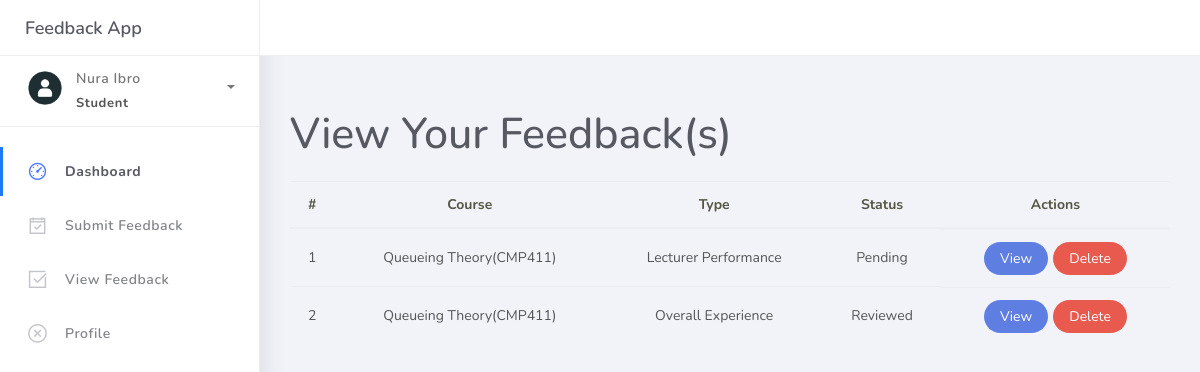
Screenshot of /Student/view-feedback.php (signed in) with the database file from the repository.
### tables this page shows
CREATE TABLE `student` (
  `student_id` int(255) NOT NULL,
  `fullname` varchar(255) NOT NULL,
  `matricno` varchar(255) NOT NULL,
  `faculty` varchar(255) NOT NULL,
  `department` varchar(255) NOT NULL,
  `level` varchar(255) NOT NULL,
  `password` varchar(255) NOT NULL,
  `date_sent` timestamp NOT NULL DEFAULT current_timestamp() ON UPDATE current_timestamp()
);

CREATE TABLE `feedback` (
  `feedback_id` int(255) NOT NULL,
  `student_id` int(255) DEFAULT NULL,
  `lecturer_id` int(255) DEFAULT NULL,
  `feedback_type` varchar(255) NOT NULL,
  `message` varchar(255) NOT NULL,
  `status` varchar(255) DEFAULT 'Pending',
  `date_sent` timestamp NOT NULL DEFAULT current_timestamp()
);

CREATE TABLE `lecturer` (
  `lecturer_id` int(255) NOT NULL,
  `fullname` varchar(255) NOT NULL,
  `faculty` varchar(255) NOT NULL,
  `department` varchar(255) NOT NULL,
  `level` varchar(255) NOT NULL,
  `course_code` varchar(255) NOT NULL,
  `course_title` varchar(255) NOT NULL,
  `date_sent` timestamp NOT NULL DEFAULT current_timestamp() ON UPDATE current_timestamp()
);

### Student/view-feedback.php (the view, shortened to what this page needs)
<?php
include_once "../includes/connect.php";
if (!isset($_SESSION["student_id"])) {
	header("location:../login.php");
} else {
	$user_id = $_SESSION["student_id"];
	$select_user_details = mysqli_query($connect, "SELECT * FROM `student` WHERE student_id = $user_id");
	$fetch_user_details = mysqli_fetch_assoc($select_user_details);
	$fullname = $fetch_user_details["fullname"];
}
?>
<!DOCTYPE html>
<html>
<head>
	<link rel="stylesheet" href="../assets/css/bootstrap.min.css">
	<link rel="stylesheet" href="../assets/css/ready.css">
	<link rel="stylesheet" href="../assets/css/demo.css">
</head>
<body>
	<div class="wrapper">
		<div class="main-header">
			<div class="logo-header">
				<a href="index.html" class="logo">
					Feedback App
				</a>
			</div>
		</div>
		<div class="sidebar">
			<div class="scrollbar-inner sidebar-wrapper">
				<div class="user">
					<div class="photo">
						<img src="../assets/img/profile.png">
					</div>
					<div class="info">
						<a class="" data-toggle="collapse" href="#collapseExample" aria-expanded="true">
							<span>
								<?php echo $fullname; ?>
								<span class="user-level">Student</span>
								<span class="caret"></span>
							</span>
						</a>
					</div>
				</div>
				<ul class="nav">
					<li class="nav-item active">
						<a href="./dashboard.php">
							<i class="la la-dashboard"></i>
							<p>Dashboard</p>
						</a>
					</li>
					<li class="nav-item">
						<a href="./submit-feedback.php">
							<i class="la la-calendar-check-o"></i>
							<p>Submit Feedback</p>
						</a>
					</li>
					<li class="nav-item">
						<a href="./view-feedback.php">
							<i class="la la-check-square"></i>
							<p>View Feedback</p>
						</a>
					</li>
					<li class="nav-item">
						<a href="./profile.php">
							<i class="la la-times-circle"></i>
							<p>Profile</p>
						</a>
					</li>
				</ul>
			</div>
		</div>
		<div class="main-panel">
			<div class="content">
				<div class="container">
					<h2 class="mt-4">View Your Feedback(s)</h2>
					<table class="table table-hover table-feedbacks">
						<thead>
							<tr>
								<th>#</th>
								<th>Course</th>
								<th>Type</th>
								<th>Status</th>
								<th>Actions</th>
							</tr>
						</thead>
						<tbody>
							<?php
							$select_frm_DB = mysqli_query($connect, "SELECT * FROM `feedback` INNER JOIN `student` ON feedback.student_id = student.student_id INNER JOIN `lecturer` ON feedback.lecturer_id = lecturer.lecturer_id");
							$number = 1;
							while ($row = mysqli_fetch_assoc($select_frm_DB)) {
							?>
								<tr>
									<td><?php echo $number; ?></td>
									<td>
										<?php echo $row["course_title"]; ?>(<?php echo $row["course_code"]; ?>)
									</td>
									<td><?php echo $row["feedback_type"]; ?></td>
									<td><?php echo $row["status"]; ?></td>
									<td class="d-flex gap-3 justify-content-center">
										<button class="btn btn-view" data-toggle="modal" data-target="#viewModal<?php echo $row["feedback_id"]; ?>">View</button>
										<form action="<?php echo $_SERVER["PHP_SELF"]; ?>" method="POST">
											<button type="submit" class="btn btn-delete" name="delete_feedback">Delete</button>
										</form>
									</td>
								</tr>
							<?php $number++;
							} ?>
						</tbody>
					</table>
				</div>
			</div>
		</div>
	</div>
</body>
</html>

### Student/view-feedback.php (style rules this page uses)
.table-feedbacks { margin-top: 20px; }
.table-feedbacks th, .table-feedbacks td { vertical-align: middle; text-align: center; }
.table-feedbacks .btn-view, .table-feedbacks .btn-delete { border-radius: 50px; font-size: 14px; padding: 5px 15px; }
.table-feedbacks .btn-view { background-color: #4e73df; color: white; margin-right: 5px; }
.table-feedbacks .btn-delete { background-color: #e74a3b; color: white; }

### rows the page displays
student: fullname "Nura Ibro"
feedback: lecturer.course_title "Queueing Theory", lecturer.course_code "CMP411", feedback_type "Lecturer Performance", status "Pending"
feedback: lecturer.course_title "Queueing Theory", lecturer.course_code "CMP411", feedback_type "Overall Experience", status "Reviewed"
